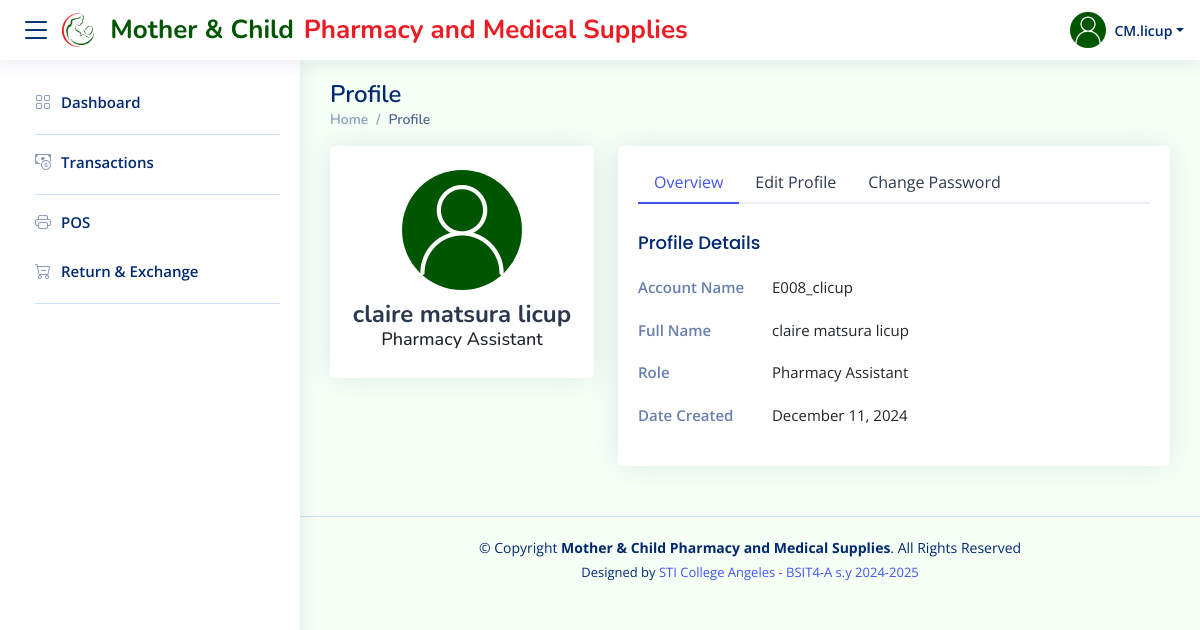
The app's page /users/users-profile/users-profile.php (signed in), older data.
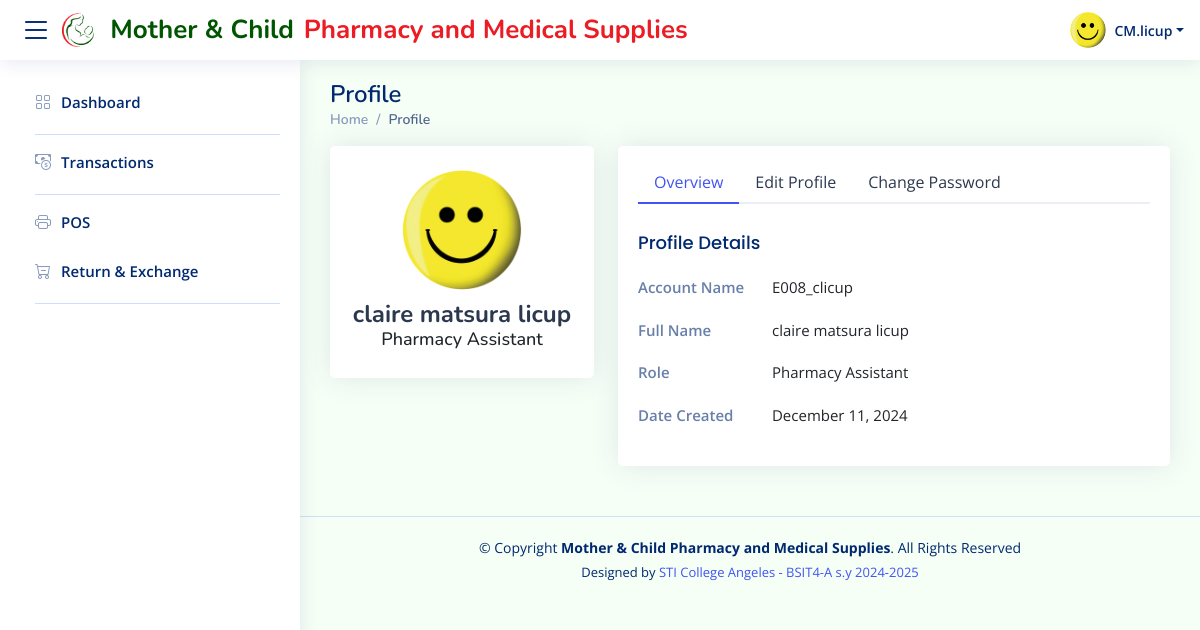
The same page, newer data.
### tables this page shows
CREATE TABLE `users` (
  `AccountID` int(10) unsigned NOT NULL AUTO_INCREMENT,
  `employeeName` varchar(255) NOT NULL,
  `employeeLName` varchar(255) NOT NULL,
  `role` varchar(255) NOT NULL,
  `accountName` varchar(255) NOT NULL,
  `password` varchar(255) NOT NULL,
  `picture` text NOT NULL DEFAULT 'profile_icon.png',
  `dateCreated` datetime NOT NULL DEFAULT current_timestamp(),
  `status` varchar(255) NOT NULL DEFAULT 'Active',
  `connected` enum('1','0') NOT NULL DEFAULT '0',
  `SuppliersPerms` enum('on','off') NOT NULL DEFAULT 'off',
  `TransactionsPerms` enum('on','off') NOT NULL DEFAULT 'off',
  `InventoryPerms` enum('on','off') NOT NULL DEFAULT 'off',
  `POSPerms` enum('on','off') NOT NULL DEFAULT 'off',
  `REPerms` enum('on','off') NOT NULL DEFAULT 'off',
  `POPerms` enum('on','off') NOT NULL DEFAULT 'off',
  `UsersPerms` enum('on','off') NOT NULL DEFAULT 'off',
  PRIMARY KEY (`AccountID`),
  UNIQUE KEY `accountName` (`accountName`)
);

### fetchUser.php (called while the page is built, shortened)
<?php
$accountID = $_SESSION['AccountID'];
$servername = "localhost";
$username = "root";
$password = "";
$dbname = "motherchildpharmacy";
$conn = new mysqli($servername, $username, $password, $dbname);
$sql = $conn->prepare("SELECT * FROM users WHERE AccountID = ?");
$sql->bind_param("i", $accountID);
$sql->execute();
$result = $sql->get_result();
if ($result->num_rows > 0) {
    $user = $result->fetch_assoc();
    $employeeName = $user['employeeName'];
    $employeeLName = $user['employeeLName'];
    $role = $user['role'];
    $accountName = $user['accountName'];
    $picture = $user['picture'];
    $dateCreated = $user['dateCreated'];
    $employeeFullName = $employeeName . " " . $employeeLName;
    $nameParts = explode(' ', $employeeFullName);
    $initials = strtoupper($nameParts[0][0]);
    for ($i = 1; $i < count($nameParts) - 1; $i++) {
        $initials .= strtoupper($nameParts[$i][0]);
    }
    $formattedName = $initials . '.' . end($nameParts);
    $dateCreatedFormatted = (new DateTime($dateCreated))->format('F j, Y');
} else {
    $formattedName = "Unknown";
    $role = "Unknown";
    $picture = "resources/img/profile_icon.png";
}
?>

### users/users-profile/users-profile.php (the view, shortened to what this page needs)
<?php include '../../fetchUser.php'; ?>
<!DOCTYPE html>
<html lang="en">
<head>
  <link href="../../resources/vendor/bootstrap/css/bootstrap.min.css" rel="stylesheet">
  <link href="../../resources/vendor/bootstrap-icons/bootstrap-icons.css" rel="stylesheet">
  <link href="../../resources/vendor/boxicons/css/boxicons.min.css" rel="stylesheet">
  <link href="../../resources/vendor/quill/quill.snow.css" rel="stylesheet">
  <link href="../../resources/vendor/quill/quill.bubble.css" rel="stylesheet">
  <link href="../../resources/vendor/remixicon/remixicon.css" rel="stylesheet">
  <link href="../../resources/vendor/simple-datatables/style.css" rel="stylesheet">
  <link href="../../style.css" rel="stylesheet">
  <link href="userprofile_styles.css" rel="stylesheet">
</head>
<body>
  <header id="header" class="header fixed-top d-flex align-items-center">
    <div class="d-flex align-items-center justify-content-between">
      <i class="bi bi-list toggle-sidebar-btn"></i>
      <a href="../../dashboard/dashboard.php" class="logo d-flex align-items-center">
        <img src="../../resources/img/logo.png" alt="">
        <span class="d-none d-lg-block span1">Mother & Child</span>
        <span class="d-none d-lg-block span2">Pharmacy and Medical Supplies</span>
      </a>
    </div>
    <nav class="header-nav ms-auto">
      <ul class="d-flex align-items-center">
        <li class="nav-item dropdown pe-3">
          <a class="nav-link nav-profile d-flex align-items-center pe-0" href="#" data-bs-toggle="dropdown">
            <img src="../../users/uploads/<?php echo htmlspecialchars($picture); ?>" alt="Profile"
              class="rounded-circle">
            <span class="d-none d-md-block dropdown-toggle ps-2"><?php echo htmlspecialchars($formattedName); ?></span>
          </a>
        </li>
      </ul>
    </nav>
  </header>
  <aside id="sidebar" class="sidebar">
    <ul class="sidebar-nav" id="sidebar-nav">
      <li class="nav-item">
        <a class="nav-link collapsed" href="../../dashboard/dashboard.php">
          <i class="bi bi-grid"></i>
          <span>Dashboard</span>
        </a>
      </li>
      <li class="nav-heading"></li>
      <?php if ($_SESSION['TransactionsPerms'] === 'on'): ?>
        <li class="nav-item">
          <a class="nav-link collapsed" href="../../transactions/transactions.php">
            <i class="bi bi-cash-coin"></i>
            <span>Transactions</span>
          </a>
        </li>
      <?php endif; ?>
      <li class="nav-heading"></li>
      <?php if ($_SESSION['POSPerms'] === 'on'): ?>
        <li class="nav-item">
          <a class="nav-link collapsed" href="../../pos/pos.php">
            <i class="bi bi-printer"></i>
            <span>POS</span>
          </a>
        </li>
      <?php endif; ?>
      <?php if ($_SESSION['REPerms'] === 'on'): ?>
        <li class="nav-item">
          <a class="nav-link collapsed" href="../../returnexchange/returnexchange.php">
            <i class="bi bi-cart-dash"></i>
            <span>Return & Exchange</span>
          </a>
        </li>
      <?php endif; ?>
      <li class="nav-heading"></li>
    </ul>
  </aside>
  <main id="main" class="main">
    <div class="pagetitle">
      <h1>Profile</h1>
      <nav>
        <ol class="breadcrumb">
          <li class="breadcrumb-item"><a href="../../dashboard/dashboard.php">Home</a></li>
          <li class="breadcrumb-item active">Profile</li>
        </ol>
      </nav>
    </div>
    <section class="section profile">
      <div class="row">
        <div class="col-xl-4">
          <div class="card">
            <div class="card-body profile-card pt-4 d-flex flex-column align-items-center">
              <img src="../../users/uploads/<?php echo htmlspecialchars($picture); ?>" alt="Profile"
                class="rounded-circle">
              <h2><?php echo htmlspecialchars($employeeFullName); ?></h2>
              <h3><?php echo htmlspecialchars($role); ?></h3>
            </div>
          </div>
        </div>
        <div class="col-xl-8">
          <div class="card">
            <div class="card-body pt-3">
              <ul class="nav nav-tabs nav-tabs-bordered">
                <li class="nav-item">
                  <button class="nav-link active" data-bs-toggle="tab"
                    data-bs-target="#profile-overview">Overview</button>
                </li>
                <li class="nav-item">
                  <button class="nav-link" data-bs-toggle="tab" data-bs-target="#profile-edit">Edit Profile</button>
                </li>
                <li class="nav-item">
                  <button class="nav-link" data-bs-toggle="tab" data-bs-target="#profile-change-password">Change
                    Password</button>
                </li>
              </ul>
              <div class="tab-content pt-2">
                <div class="tab-pane fade show active profile-overview" id="profile-overview">
                  <h5 class="card-title">Profile Details</h5>
                  <div class="row">
                    <div class="col-lg-3 col-md-4 label">Account Name</div>
                    <div class="col-lg-9 col-md-8"><?php echo htmlspecialchars($accountName); ?></div>
                  </div>
                  <div class="row">
                    <div class="col-lg-3 col-md-4 label ">Full Name</div>
                    <div class="col-lg-9 col-md-8"><?php echo htmlspecialchars($employeeFullName); ?></div>
                  </div>
                  <div class="row">
                    <div class="col-lg-3 col-md-4 label">Role</div>
                    <div class="col-lg-9 col-md-8"><?php echo htmlspecialchars($role); ?></div>
                  </div>
                  <div class="row">
                    <div class="col-lg-3 col-md-4 label">Date Created</div>
                    <div class="col-lg-9 col-md-8"><?php echo htmlspecialchars($dateCreatedFormatted); ?></div>
                  </div>
                </div>
              </div>
            </div>
          </div>
        </div>
      </div>
    </section>
  </main>
  <footer id="footer" class="footer">
    <div class="copyright">
      &copy; Copyright <strong><span>Mother & Child Pharmacy and Medical Supplies</span></strong>. All Rights Reserved
    </div>
    <div class="credits">
      Designed by <a href="https://www.sti.edu/campuses-details.asp?campus_id=QU5H">STI College Angeles - BSIT4-A s.y
        2024-2025 </a>
    </div>
  </footer>
</body>
</html>

### style.css (style rules this page uses)
:root { scroll-behavior: smooth; }
body { font-family: "Open Sans", sans-serif; background: #f6fff6; color: #444444; }
a { color: #4154f1; text-decoration: none; }
h1, h2, h3, h4, h5, h6 { font-family: "Nunito", sans-serif; }
#main { margin-top: 60px; padding: 20px 30px; transition: all 0.3s; }
.pagetitle { margin-bottom: 10px; }
.pagetitle h1 { font-size: 24px; margin-bottom: 0; font-weight: 600; color: #012970; }
.card { margin-bottom: 30px; border: none; border-radius: 5px; box-shadow: 0px 0 30px rgba(1, 41, 112, 0.1); }
.card-title { padding: 20px 0 15px 0; font-size: 18px; font-weight: 500; color: #012970; font-family: "Poppins", sans-serif; }
.card-body { padding: 0 20px 20px 20px; }
.breadcrumb { font-size: 14px; font-family: "Nunito", sans-serif; color: #899bbd; font-weight: 600; }
.breadcrumb a { color: #899bbd; transition: 0.3s; }
.breadcrumb .breadcrumb-item::before { color: #899bbd; }
.breadcrumb .active { color: #51678f; font-weight: 600; }
.nav-tabs-bordered { border-bottom: 2px solid #ebeef4; }
.nav-tabs-bordered .nav-link { margin-bottom: -2px; border: none; color: #2c384e; }
.nav-tabs-bordered .nav-link.active { background-color: #fff; color: #4154f1; border-bottom: 2px solid #4154f1; }
.logo { line-height: 1; }
@media (min-width: 1200px) { .logo { width: 630px; } }
.logo img { max-height: 35px; margin-right: 6px; }
.logo span { font-size: 26px; font-weight: 700; font-family: "Nunito", sans-serif; }
.logo .span1 { color: #005500FF; padding: 0 10px; }
.logo .span2 { color: #EB1C24FF; }
.header { transition: all 0.5s; z-index: 997; height: 60px; box-shadow: 0px 2px 20px rgba(1, 41, 112, 0.1); background-color: #fff; padding-left: 20px; }
.header .toggle-sidebar-btn { font-size: 32px; padding-right: 10px; cursor: pointer; color: #012970; }
.header-nav ul { list-style: none; }
.header-nav>ul { margin: 0; padding: 0; }
.header-nav .nav-profile { color: #012970; }
.header-nav .nav-profile img { height: 36px; width: 36px; object-fit: cover; }
.header-nav .nav-profile span { font-size: 14px; font-weight: 600; }
.sidebar { position: fixed; top: 60px; left: 0; bottom: 0; width: 300px; z-index: 996; transition: all 0.3s; padding: 20px; overflow-y: auto; scrollbar-width: thin; scrollbar-color: #aab7cf transparent; box-shadow: 0px 0px 20px rgba(1, 41, 112, 0.1); background-color: #fff; }
@media (min-width: 1200px) { #main, #footer { margin-left: 300px; } }
.nav-heading { border-top: 1px solid #cddfff; }
.sidebar-nav { padding: 0; margin: 0; list-style: none; }
.sidebar-nav li { padding: 0; margin: 0; list-style: none; }
.sidebar-nav .nav-item { margin-bottom: 5px; }
.sidebar-nav .nav-heading { font-size: 11px; text-transform: uppercase; color: #899bbd; font-weight: 600; margin: 10px 0 5px 15px; }
.sidebar-nav .nav-link { display: flex; align-items: center; font-size: 15px; font-weight: 600; color: #4154f1; transition: 0.3; background: #f6f9ff; padding: 10px 15px; border-radius: 4px; }
.sidebar-nav .nav-link i { font-size: 16px; margin-right: 10px; color: #4154f1; }
.sidebar-nav .nav-link.collapsed { color: #012970; background: #fff; }
.sidebar-nav .nav-link.collapsed i { color: #899bbd; }
.profile .profile-card img { height: 120px; width: 120px; object-fit: cover; }
.profile .profile-card h2 { font-size: 24px; font-weight: 700; color: #2c384e; margin: 10px 0 0 0; }
.profile .profile-card h3 { font-size: 18px; }
.profile .profile-overview .row { margin-bottom: 20px; font-size: 15px; }
.profile .profile-overview .card-title { color: #012970; }
.profile .profile-overview .label { font-weight: 600; color: rgba(1, 41, 112, 0.6); }
.footer { padding: 20px 0; font-size: 14px; transition: all 0.3s; border-top: 1px solid #cddfff; }
.footer .copyright { text-align: center; color: #012970; }
.footer .credits { padding-top: 5px; text-align: center; font-size: 13px; color: #012970; }

Row changes from the older to the newer data that the page shows:
changed users "claire matsura licup": picture: a different picture
